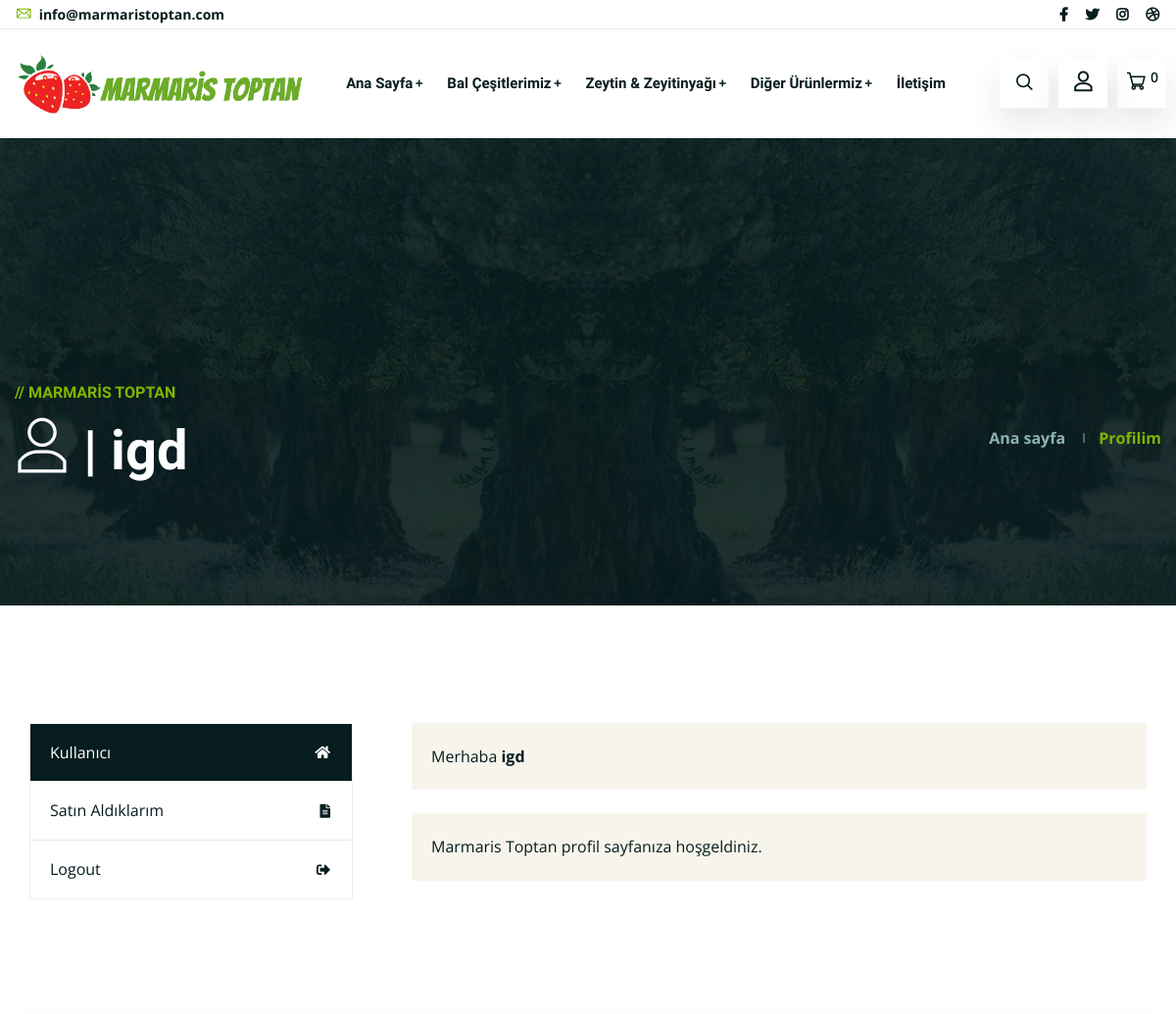
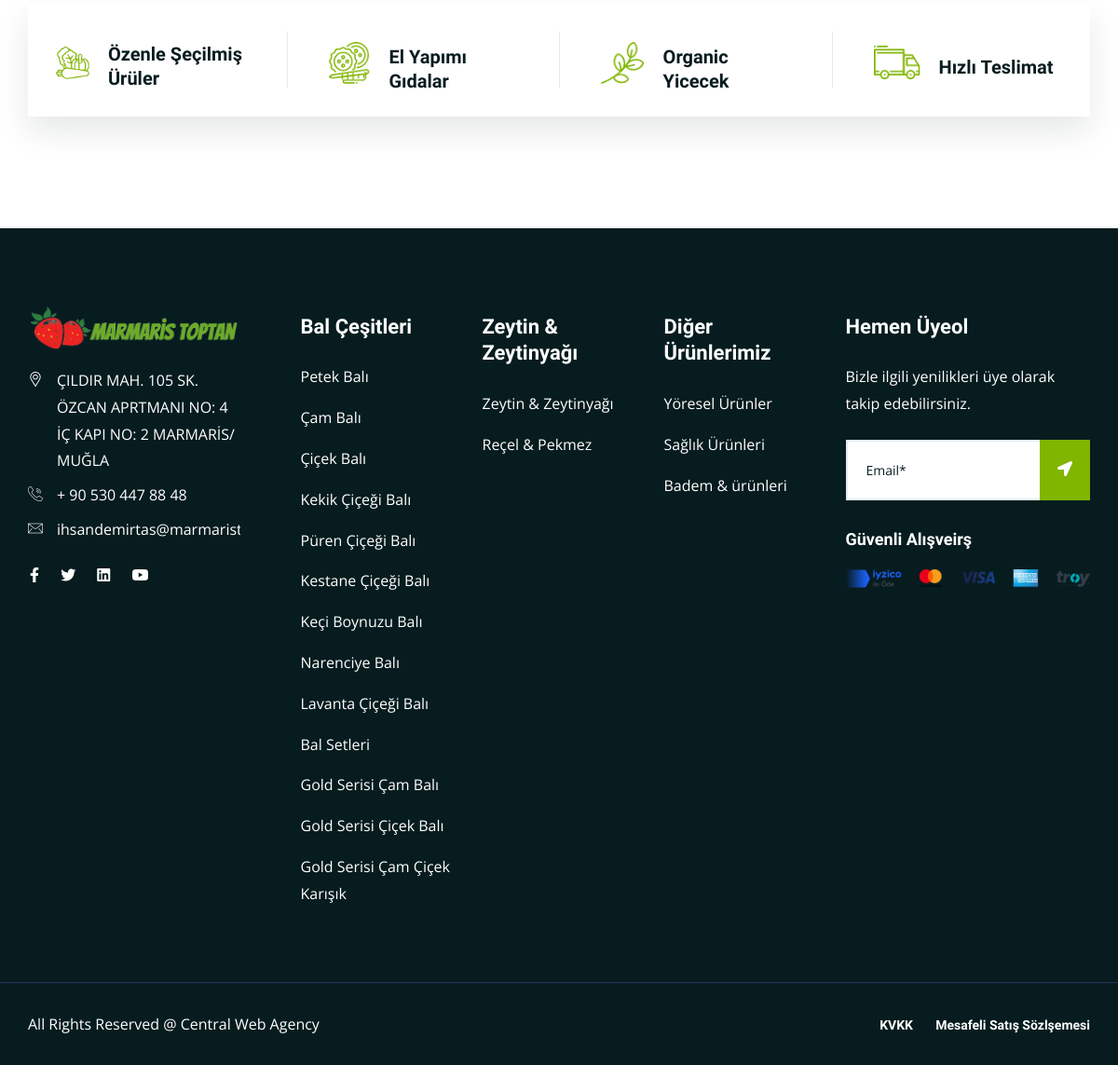
Page /order/success/ (signed in) on the committed database (2 pictures, top to bottom).
### shop/models.py (models this page shows, shortened)
class Category(models.Model):
    name = models.CharField(max_length=100, db_index=True, null=True, blank=True)
    up = models.CharField(max_length=100, choices=MODEL, default='Ürün Üst Modeli Nedir?')
    slug = models.SlugField(max_length=100, db_index=True, unique=True)
    def get_absolute_url(self):
        return reverse('product_list_by_show', args=[self.slug])

### orders/views.py (the view)
# urls.py: path('success/', views.success, name='success'),
def success(request):
    context = dict()
    cate = Category.objects.filter(up__contains='bal')
    oil = Category.objects.filter(up__contains='zeytin')
    bee = Category.objects.filter(up__contains='arı')
    recel = Category.objects.filter(up__contains='reçel')
    area = Category.objects.filter(up__contains='yöre')
    heal = Category.objects.filter(up__contains='sağlık')
    badem = Category.objects.filter(up__contains='badem')
    cart = Cart(request)
    context['cate'] = cate
    context['oil'] = oil
    context['bee'] = bee
    context['recel'] = recel
    context['area'] = area
    context['heal'] = heal
    context['badem'] = badem
    context['cart'] = cart
    cart.clear()
    context['success'] = 'İşlem Başarılı'
    context['show'] = OrderItem.objects.filter(Q(author=request.user) & Q(paid=True)).order_by('-id')
    template = 'orders/order/ok.html'
    return render(request, template, context)

### orders/templates/orders/order/ok.html (shortened to what this page needs)
{% extends "base.html" %}
{% load static %}
{% block content %}
 <div class="ltn__breadcrumb-area ltn__breadcrumb-area-2 ltn__breadcrumb-color-white bg-overlay-theme-black-90 bg-image" data-bg="{% static 'dream.jpeg' %}">
        <div class="container">
            <div class="row">
                <div class="col-lg-12">
                    <div class="ltn__breadcrumb-inner ltn__breadcrumb-inner-2 justify-content-between">
                        <div class="section-title-area ltn__section-title-2">
                            <h6 class="section-subtitle ltn__secondary-color">//  Marmaris Toptan </h6>
                            <h1 class="section-title white-color"><i class="icon-user"></i> | {{request.user.username}}</h1>
                        </div>
                        <div class="ltn__breadcrumb-list">
                            <ul>
                                <li><a href="/">Ana sayfa</a></li>
                                <li>Profilim</li>
                            </ul>
                        </div>
                    </div>
                </div>
            </div>
        </div>
    </div>
    <div class="liton__wishlist-area pb-70">
        <div class="container">
            <div class="row">
                <div class="col-lg-12">
                    <div class="ltn__product-tab-area">
                        <div class="container">
                            <div class="row">
                                <div class="col-lg-4">
                                    <div class="ltn__tab-menu-list mb-50">
                                        <div class="nav">
                                            <a class="active show" data-toggle="tab" href="#liton_tab_1_1">Kullanıcı <i class="fas fa-home"></i></a>
                                            <a data-toggle="tab" href="#liton_tab_1_2">Satın Aldıklarım <i class="fas fa-file-alt"></i></a>
                                            <a href="/user/logout/">Logout <i class="fas fa-sign-out-alt"></i></a>
                                        </div>
                                    </div>
                                </div>
                                <div class="col-lg-8">
                                    <div class="tab-content">
                                        <div class="tab-pane fade active show" id="liton_tab_1_1">
                                            <div class="ltn__myaccount-tab-content-inner">
                                                <p>Merhaba <strong>{{request.user}}</strong>
                                                <p>Marmaris Toptan profil sayfanıza hoşgeldiniz</span>.</p>
                                            </div>
                                        </div>
                                    </div>
                                </div>
                            </div>
                        </div>
                    </div>
                </div>
            </div>
        </div>
    </div>
{% endblock %}

### yoga/templates/footer.html (shortened to what this page needs)
{% load static %}
 <div class="ltn__feature-area before-bg-bottom-2-- mb--30--- plr--5 mb-120">
        <div class="container-fluid">
            <div class="row">
                <div class="col-lg-12">
                    <div class="ltn__feature-item-box-wrap ltn__border-between-column white-bg">
                        <div class="row">
                            <div class="col-xl-3 col-md-6 col-12">
                                <div class="ltn__feature-item ltn__feature-item-8">
                                    <div class="ltn__feature-icon">
                                        <img src="{% static 'img/icons/icon-img/11.png' %}" alt="#">
                                    </div>
                                    <div class="ltn__feature-info">
                                        <h4>Özenle Şeçilmiş Ürüler</h4>
                                    </div>
                                </div>
                            </div>
                            <div class="col-xl-3 col-md-6 col-12">
                                <div class="ltn__feature-item ltn__feature-item-8">
                                    <div class="ltn__feature-icon">
                                        <img src="{% static 'img/icons/icon-img/12.png' %}" alt="#">
                                    </div>
                                    <div class="ltn__feature-info">
                                        <h4>El Yapımı Gıdalar</h4>
                                    </div>
                                </div>
                            </div>
                            <div class="col-xl-3 col-md-6 col-12">
                                <div class="ltn__feature-item ltn__feature-item-8">
                                    <div class="ltn__feature-icon">
                                        <img src="{% static 'img/icons/icon-img/13.png' %}" alt="#">
                                    </div>
                                    <div class="ltn__feature-info">
                                        <h4>Organic Yicecek</h4>
                                    </div>
                                </div>
                            </div>
                            <div class="col-xl-3 col-md-6 col-12">
                                <div class="ltn__feature-item ltn__feature-item-8">
                                    <div class="ltn__feature-icon">
                                        <img src="{% static 'img/icons/icon-img/14.png' %}" alt="#">
                                    </div>
                                    <div class="ltn__feature-info">
                                        <h4>Hızlı Teslimat</h4>
                                    </div>
                                </div>
                            </div>
                        </div>
                    </div>
                </div>
            </div>
        </div>
    </div>
 <footer class="ltn__footer-area  ">
        <div class="footer-top-area  section-bg-2 plr--5">
            <div class="container-fluid">
                <div class="row">
                    <div class="col-xl-3 col-md-6 col-sm-6 col-12">
                        <div class="footer-widget footer-about-widget">
                            <div class="footer-logo">
                                <div class="site-logo">
                                    <img src="{% static 'logo1.png' %}" alt="Logo">
                                </div>
                            </div>
                            <div class="footer-address">
                                <ul>
                                    <li>
                                        <div class="footer-address-icon">
                                            <i class="icon-placeholder"></i>
                                        </div>
                                        <div class="footer-address-info">
                                            <p>ÇILDIR MAH. 105 SK. ÖZCAN APRTMANI NO: 4 İÇ KAPI NO: 2 MARMARİS/ MUĞLA</p>
                                        </div>
                                    </li>
                                    <li>
                                        <div class="footer-address-icon">
                                            <i class="icon-call"></i>
                                        </div>
                                        <div class="footer-address-info">
                                            <p><a href="tel:+0123-456789">+ 90 530 447 88 48</a></p>
                                        </div>
                                    </li>
                                    <li>
                                        <div class="footer-address-icon">
                                            <i class="icon-mail"></i>
                                        </div>
                                        <div class="footer-address-info">
                                            <p><a href="mailto:ihsandemirtas@marmaristoptan.co">ihsandemirtas@marmaristoptan.com</a></p>
                                        </div>
                                    </li>
                                </ul>
                            </div>
                            <div class="ltn__social-media mt-20">
                                <ul>
                                    <li><a href="#" title="Facebook"><i class="fab fa-facebook-f"></i></a></li>
                                    <li><a href="#" title="Twitter"><i class="fab fa-twitter"></i></a></li>
                                    <li><a href="#" title="Linkedin"><i class="fab fa-linkedin"></i></a></li>
                                    <li><a href="#" title="Youtube"><i class="fab fa-youtube"></i></a></li>
                                </ul>
                            </div>
                        </div>
                    </div>
                    <div class="col-xl-2 col-md-6 col-sm-6 col-12">
                        <div class="footer-widget footer-menu-widget clearfix">
                            <h4 class="footer-title">Bal Çeşitleri</h4>
                            <div class="footer-menu">
                                <ul>
                                    {% for category in cate %}
                                    <li><a href="{{category.get_absolute_url}}">{{category.name}}</a></li>
                                    {% endfor %}
                                </ul>
                            </div>
                        </div>
                    </div>
                    <div class="col-xl-2 col-md-6 col-sm-6 col-12">
                        <div class="footer-widget footer-menu-widget clearfix">
                            <h4 class="footer-title">Zeytin & Zeytinyağı</h4>
                            <div class="footer-menu">
                                <ul>
                                    {% for category in oil %}
                                    <li><a href="{{category.get_absolute_url}} ">{{category.name}}</a></li>
                                    {% endfor %}
                                    {% for category in recel %}
                                    <li><a href="{{category.get_absolute_url}} ">{{category.name}}</a></li>
                                    {% endfor %}
                                </ul>
                            </div>
                        </div>
                    </div>
                    <div class="col-xl-2 col-md-6 col-sm-6 col-12">
                        <div class="footer-widget footer-menu-widget clearfix">
                            <h4 class="footer-title">Diğer Ürünlerimiz</h4>
                            <div class="footer-menu">
                                <ul>
                                    {% for category in area %}
                                    <li><a href="{{category.get_absolute_url}}">{{category.name}}</a></li>
                                    {% endfor %}
                                    {% for category in heal %}
                                    <li><a href="{{category.get_absolute_url}}">{{category.name}}</a></li>
                                    {% endfor %}
                                    {% for category in badem %}
                                    <li><a href="{{category.get_absolute_url}}">{{category.name}}</a></li>
                                    {% endfor %}
                                </ul>
                            </div>
                        </div>
                    </div>
                    <div class="col-xl-3 col-md-6 col-sm-12 col-12">
                        <div class="footer-widget footer-newsletter-widget">
                            <h4 class="footer-title">Hemen Üyeol</h4>
                            <p>Bizle ilgili yenilikleri üye olarak takip edebilirsiniz.</p>
                            <div class="footer-newsletter">
                                <form action="#">
                                    <input type="email" name="email" placeholder="Email*">
                                    <div class="btn-wrapper">
                                        <button class="theme-btn-1 btn" type="submit"><i class="fas fa-location-arrow"></i></button>
                                    </div>
                                </form>
                            </div>
                            <h5 class="mt-30">Güvenli Alışveirş</h5>
                            <img src="{% static 'visa.png' %}" alt="Payment Image">
                        </div>
                    </div>
                </div>
            </div>
        </div>
        <div class="ltn__copyright-area ltn__copyright-2 section-bg-2 ltn__border-top-2 plr--5">
            <div class="container-fluid">
                <div class="row">
                    <div class="col-md-6 col-12">
                        <div class="ltn__copyright-design clearfix">
                            <a href="https://www.centralwebagency.com/" style="color:white;">All Rights Reserved @ Central Web Agency</a>
                        </div>
                    </div>
                    <div class="col-md-6 col-12 align-self-center">
                        <div class="ltn__copyright-menu text-right">
                            <ul>
                                <li><a href="#">KVKK</a></li>
                                <li><a href="#">Mesafeli Satış Sözlşemesi</a></li>
                            </ul>
                        </div>
                    </div>
                </div>
            </div>
        </div>
    </footer>

### rows in the picture
Category: name "Petek Balı"
Category: name "Çam Balı"
Category: name "Çiçek Balı"
Category: name "Kekik Çiçeği Balı"
Category: name "Püren Çiçeği Balı"
Category: name "Kestane Çiçeği Balı"
Category: name "Keçi Boynuzu Balı"
Category: name "Narenciye Balı"
Category: name "Lavanta Çiçeği Balı"
Category: name "Bal Setleri"
Category: name "Gold Serisi Çam Balı"
Category: name "Gold Serisi Çiçek Balı"
Category: name "Gold Serisi Çam Çiçek Karışık"
Category: name "Zeytin & Zeytinyağı"
Category: name "Reçel & Pekmez"
Category: name "Yöresel Ürünler"
Category: name "Sağlık Ürünleri"
Category: name "Badem & ürünleri"

### other values in the picture
{{ cart|length }} "0"
{{ request.user.username }} "igd"
{{ request.user }} "igd"
